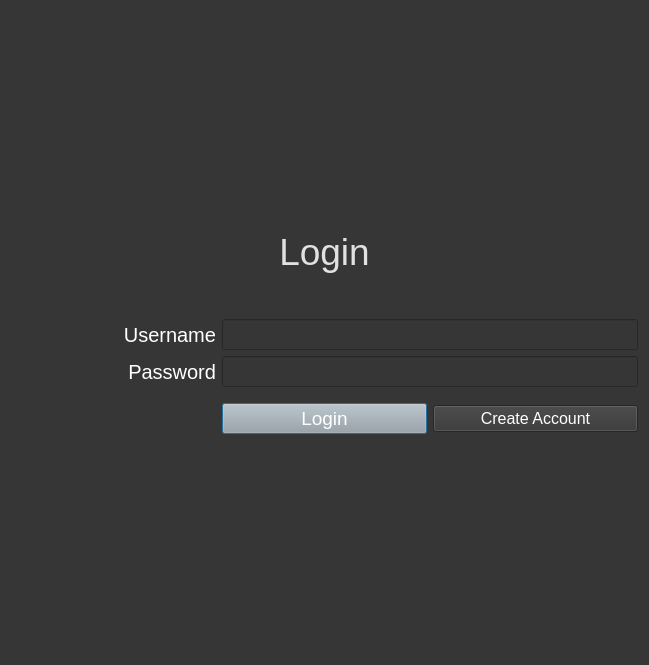
<?xml version="1.0" encoding="UTF-8"?>
<ui version="4.0">
 <class>Dialog</class>
 <widget class="QDialog" name="Dialog">
  <property name="geometry">
   <rect>
    <x>0</x>
    <y>0</y>
    <width>649</width>
    <height>665</height>
   </rect>
  </property>
  <property name="windowTitle">
   <string>Dialog</string>
  </property>
  <property name="styleSheet">
   <string notr="true">background-color: rgb(54, 54, 54);</string>
  </property>
  <layout class="QGridLayout" name="gridLayout">
   <item row="6" column="1">
    <widget class="QPushButton" name="btn_login">
     <property name="styleSheet">
      <string notr="true">background-color: rgb(167, 168, 167); font-size:14pt; color:rgb(255, 255, 255)</string>
     </property>
     <property name="text">
      <string>Login</string>
     </property>
    </widget>
   </item>
   <item row="2" column="0" colspan="3">
    <spacer name="verticalSpacer_2">
     <property name="orientation">
      <enum>Qt::Vertical</enum>
     </property>
     <property name="sizeType">
      <enum>QSizePolicy::Fixed</enum>
     </property>
     <property name="sizeHint" stdset="0">
      <size>
       <width>20</width>
       <height>40</height>
      </size>
     </property>
    </spacer>
   </item>
   <item row="3" column="0">
    <widget class="QLabel" name="lbl_username">
     <property name="styleSheet">
      <string notr="true">font-size:15pt; 
color:rgb(255, 255, 255);</string>
     </property>
     <property name="text">
      <string>Username</string>
     </property>
     <property name="alignment">
      <set>Qt::AlignRight|Qt::AlignTrailing|Qt::AlignVCenter</set>
     </property>
    </widget>
   </item>
   <item row="3" column="1" colspan="2">
    <widget class="QLineEdit" name="input_username">
     <property name="styleSheet">
      <string notr="true">font-size:14pt; color:rgb(243, 243, 243)</string>
     </property>
    </widget>
   </item>
   <item row="5" column="1">
    <spacer name="verticalSpacer_3">
     <property name="orientation">
      <enum>Qt::Vertical</enum>
     </property>
     <property name="sizeType">
      <enum>QSizePolicy::Fixed</enum>
     </property>
     <property name="sizeHint" stdset="0">
      <size>
       <width>20</width>
       <height>10</height>
      </size>
     </property>
    </spacer>
   </item>
   <item row="4" column="0">
    <widget class="QLabel" name="lbl_pwd">
     <property name="styleSheet">
      <string notr="true">font-size:15pt; 
color:rgb(255, 255, 255);</string>
     </property>
     <property name="text">
      <string>Password</string>
     </property>
     <property name="alignment">
      <set>Qt::AlignRight|Qt::AlignTrailing|Qt::AlignVCenter</set>
     </property>
    </widget>
   </item>
   <item row="4" column="1" colspan="2">
    <widget class="QLineEdit" name="input_pwd">
     <property name="styleSheet">
      <string notr="true">font-size:14pt; color:rgb(243, 243, 243)</string>
     </property>
     <property name="text">
      <string/>
     </property>
    </widget>
   </item>
   <item row="6" column="2">
    <widget class="QPushButton" name="btn_create_account">
     <property name="font">
      <font>
       <pointsize>12</pointsize>
      </font>
     </property>
     <property name="styleSheet">
      <string notr="true">color:rgb(255, 255, 255)</string>
     </property>
     <property name="text">
      <string>Create Account</string>
     </property>
    </widget>
   </item>
   <item row="1" column="0" colspan="3">
    <widget class="QLabel" name="label">
     <property name="layoutDirection">
      <enum>Qt::LeftToRight</enum>
     </property>
     <property name="styleSheet">
      <string notr="true">color:rgb(225, 225, 225); font-size:28pt;</string>
     </property>
     <property name="text">
      <string>Login</string>
     </property>
     <property name="alignment">
      <set>Qt::AlignCenter</set>
     </property>
    </widget>
   </item>
   <item row="0" column="0" colspan="3">
    <spacer name="verticalSpacer">
     <property name="orientation">
      <enum>Qt::Vertical</enum>
     </property>
     <property name="sizeHint" stdset="0">
      <size>
       <width>20</width>
       <height>40</height>
      </size>
     </property>
    </spacer>
   </item>
   <item row="7" column="0" colspan="3">
    <spacer name="verticalSpacer_4">
     <property name="orientation">
      <enum>Qt::Vertical</enum>
     </property>
     <property name="sizeHint" stdset="0">
      <size>
       <width>20</width>
       <height>40</height>
      </size>
     </property>
    </spacer>
   </item>
  </layout>
 </widget>
 <tabstops>
  <tabstop>input_username</tabstop>
  <tabstop>input_pwd</tabstop>
  <tabstop>btn_login</tabstop>
  <tabstop>btn_create_account</tabstop>
 </tabstops>
 <resources/>
 <connections/>
</ui>
